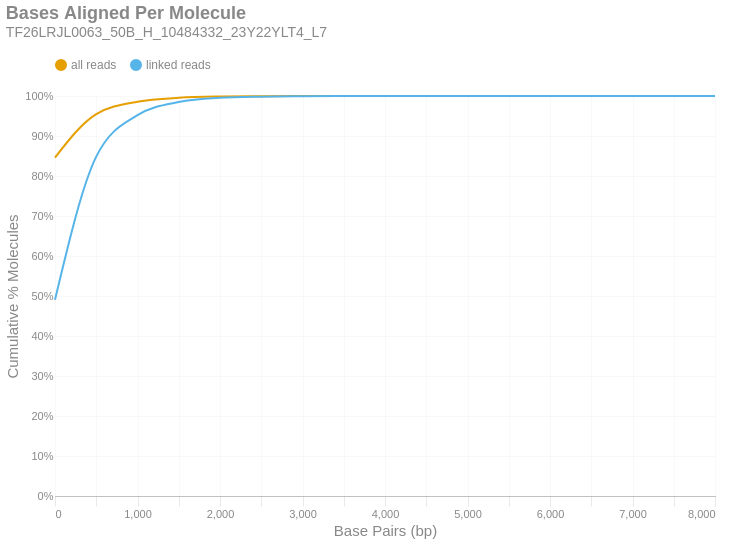

Source (notebook cell):
### Markdown cell above
### Bases Aligned Per Molecule
This is a cumulative frequency distribution showing the number of base pairs aligned per unique molecule. These data are shown in 500 bp bins. There are two distributions: one with `all reads` (yellow) and another with only `linked reads` (blue). The percent of molecules in the `linked reads` distribution is relative to the total number of linked molecules.

### Code cell
if SKIPLR:
    print_html(f"Skipped")
else:
    binned_df = consolidated_hist(valids['aligned_bp'], mask, 500, True)
    with SafeRender(binned_df):
        (
            density_plot(binned_df, 'Bases Aligned Per Molecule', samplename, 'basesper')
            .encode(
                x=alt.X('bin:Q', title="Base Pairs (bp)").axis(tickMinStep=500).scale(padding=0),
                y=alt.Y('value:Q', title='Cumulative % Molecules')
                    .axis(format='%')
                    .scale(domain = [0,1])
                    .stack(False),
                color=alt.Color("key:N").scale(domain = ["all reads", "linked reads"]),
                tooltip = [
                    alt.Tooltip("key:N", title = "Data Type"),
                    alt.Tooltip("range_label:N", title="Bases Aligned Per Molecule"),
                    alt.Tooltip("value:Q", format = ".2%", title="% Molecules (Cum.)")
                ]
            )
        ).display()

### Figure 1 — Vega-Lite specification as saved in the notebook (floating-point values rounded to 4 significant figures)
{"width": "container", "height": 400, "config": {"title": {"anchor": "start", "dy": -15, "fontSize": 18, "color": "#888888", "subtitleColor": "#888888", "subtitleFontSize": 14}, "arc": {"fill": "#0072B2"}, "axis": {"domainColor": "#888888", "domainWidth": 0.5, "gridWidth": 0.2, "grid": false, "titleFontWeight": 400, "titleFontSize": 15, "labelFontSize": 11, "labelColor": "#888888", "tickColor": "#888888", "tickWidth": 0.2, "titleColor": "#888888"}, "axisBand": {"grid": false}, "axisX": {"grid": true, "tickSize": 10, "domainCap": "round"}, "axisY": {"domain": false, "grid": true, "tickSize": 0, "domainCap": "round"}, "background": "transparent", "header": {"labelFontSize": 15, "labelColor": "#888888", "titleFontSize": 15, "titleFontWeight": 600, "titleColor": "#888888"}, "legend": {"labelFont": "sans-serif", "labelFontSize": 12, "labelColor": "#888888", "symbolSize": 100, "symbolType": "circle", "titleFontSize": 12, "titlePadding": 10, "titleColor": "#888888", "title": null, "orient": "top"}, "range": {"category": ["#E69F00", "#56B4E9", "#009E73", "#F0E442", "#0072B2", "#D55E00", "#CC79A7", "#000000"], "diverging": ["#cfe8f3", "#a2d4ec", "#73bfe2", "#46abdb", "#1696d2", "#12719e"]}, "area": {"fill": "#0072B2", "fillOpacity": 0.7, "line": true, "strokeOpacity": 0.7}, "line": {"color": "#0072B2", "stroke": "#0072B2", "strokeWidth": 2}, "trail": {"color": "#0072B2", "stroke": "#0072B2", "strokeWidth": 0, "size": 1}, "point": {"filled": true, "fillOpacity": 1.0, "size": 95}, "text": {"color": "#888888", "fontSize": 11, "align": "right", "fontWeight": 400, "size": 11}, "bar": {"fill": "#0072B2", "stroke": null}, "view": {"stroke": null, "continuousWidth": 660, "continuousHeight": 400}}, "data": {"name": "data-c1590007ba410745036f56b29832674d"}, "mark": {"type": "line", "interpolate": "monotone", "point": {"opacity": 0, "size": 275}}, "encoding": {"color": {"field": "key", "scale": {"domain": ["all reads", "linked reads"]}, "type": "nominal"}, "tooltip": [{"field": "key", "title": "Data Type", "type": "nominal"}, {"field": "range_label", "title": "Bases Aligned Per Molecule", "type": "nominal"}, {"field": "value", "format": ".2%", "title": "% Molecules (Cum.)", "type": "quantitative"}], "x": {"axis": {"tickMinStep": 500}, "field": "bin", "scale": {"padding": 0}, "title": "Base Pairs (bp)", "type": "quantitative"}, "y": {"axis": {"format": "%"}, "field": "value", "scale": {"domain": [0, 1]}, "stack": false, "title": "Cumulative % Molecules", "type": "quantitative"}}, "params": [{"name": "param_c36ac31b6afebe62", "select": {"type": "point", "fields": ["key"]}, "bind": "legend"}], "title": {"text": "Bases Aligned Per Molecule", "subtitle": "TF26LRJL0063_50B_H_10484332_23Y22YLT4_L7"}, "transform": [{"fold": ["all reads (cumsum)", "linked reads (cumsum)"]}, {"calculate": "replace(datum.key, ' (cumsum)', '')", "as": "key"}, {"filter": {"param": "param_c36ac31b6afebe62"}}], "usermeta": {"embedOptions": {"downloadFileName": "TF26LRJL0063_50B_H_10484332_23Y22YLT4_L7.basesper"}}, "$schema": "https://vega.github.io/schema/vega-lite/v6.4.1.json", "datasets": {"data-c1590007ba410745036f56b29832674d": [{"bin": "0.0", "interval": "0.0-500.0", "all reads": 0.8462, "linked reads": 0.4906, "all reads (cumsum)": 0.8462, "linked reads (cumsum)": 0.4906, "range_label": "0-499"}, {"bin": "500.0", "interval": "500.0-1000.0", "all reads": 0.1087, "linked reads": 0.3578, "all reads (cumsum)": 0.9549, "linked reads (cumsum)": 0.8484, "range_label": "500-999"}, {"bin": "1000.0", "interval": "1000.0-1500.0", "all reads": 0.03088, "linked reads": 0.1038, "all reads (cumsum)": 0.9858, "linked reads (cumsum)": 0.9522, "range_label": "1000-1499"}, {"bin": "1500.0", "interval": "1500.0-2000.0", "all reads": 0.009736, "linked reads": 0.03277, "all reads (cumsum)": 0.9955, "linked reads (cumsum)": 0.9849, "range_label": "1500-1999"}, {"bin": "2000.0", "interval": "2000.0-2500.0", "all reads": 0.003105, "linked reads": 0.01045, "all reads (cumsum)": 0.9986, "linked reads (cumsum)": 0.9954, "range_label": "2000-2499"}, {"bin": "2500.0", "interval": "2500.0-3000.0", "all reads": 0.0009001, "linked reads": 0.00303, "all reads (cumsum)": 0.9995, "linked reads (cumsum)": 0.9984, "range_label": "2500-2999"}, {"bin": "3000.0", "interval": "3000.0-3500.0", "all reads": 0.0003039, "linked reads": 0.001023, "all reads (cumsum)": 0.9998, "linked reads (cumsum)": 0.9994, "range_label": "3000-3499"}, {"bin": "3500.0", "interval": "3500.0-4000.0", "all reads": 0.0001104, "linked reads": 0.0003718, "all reads (cumsum)": 0.9999, "linked reads (cumsum)": 0.9998, "range_label": "3500-3999"}, {"bin": "4000.0", "interval": "4000.0-4500.0", "all reads": 3.778e-05, "linked reads": 0.0001272, "all reads (cumsum)": 1.0, "linked reads (cumsum)": 0.9999, "range_label": "4000-4499"}, {"bin": "4500.0", "interval": "4500.0-5000.0", "all reads": 1.453e-05, "linked reads": 4.892e-05, "all reads (cumsum)": 1.0, "linked reads (cumsum)": 1.0, "range_label": "4500-4999"}, {"bin": "5000.0", "interval": "5000.0-5500.0", "all reads": 4.928e-06, "linked reads": 1.659e-05, "all reads (cumsum)": 1.0, "linked reads (cumsum)": 1.0, "range_label": "5000-5499"}, {"bin": "5500.0", "interval": "5500.0-6000.0", "all reads": 1.264e-06, "linked reads": 4.254e-06, "all reads (cumsum)": 1.0, "linked reads (cumsum)": 1.0, "range_label": "5500-5999"}, {"bin": "6000.0", "interval": "6000.0-6500.0", "all reads": 6.318e-07, "linked reads": 2.127e-06, "all reads (cumsum)": 1.0, "linked reads (cumsum)": 1.0, "range_label": "6000-6499"}, {"bin": "6500.0", "interval": "6500.0-7000.0", "all reads": 5.055e-07, "linked reads": 1.701e-06, "all reads (cumsum)": 1.0, "linked reads (cumsum)": 1.0, "range_label": "6500-6999"}, {"bin": "7000.0", "interval": "7000.0-7500.0", "all reads": 2.527e-07, "linked reads": 8.507e-07, "all reads (cumsum)": 1.0, "linked reads (cumsum)": 1.0, "range_label": "7000-7499"}, {"bin": "7500.0", "interval": "7500.0-8000.0", "all reads": 0.0, "linked reads": 0.0, "all reads (cumsum)": 1.0, "linked reads (cumsum)": 1.0, "range_label": "7500-7999"}, {"bin": "8000.0", "interval": "8000.0-8500.0", "all reads": 1.264e-07, "linked reads": 4.254e-07, "all reads (cumsum)": 1.0, "linked reads (cumsum)": 1.0, "range_label": "8000-8499"}]}}
